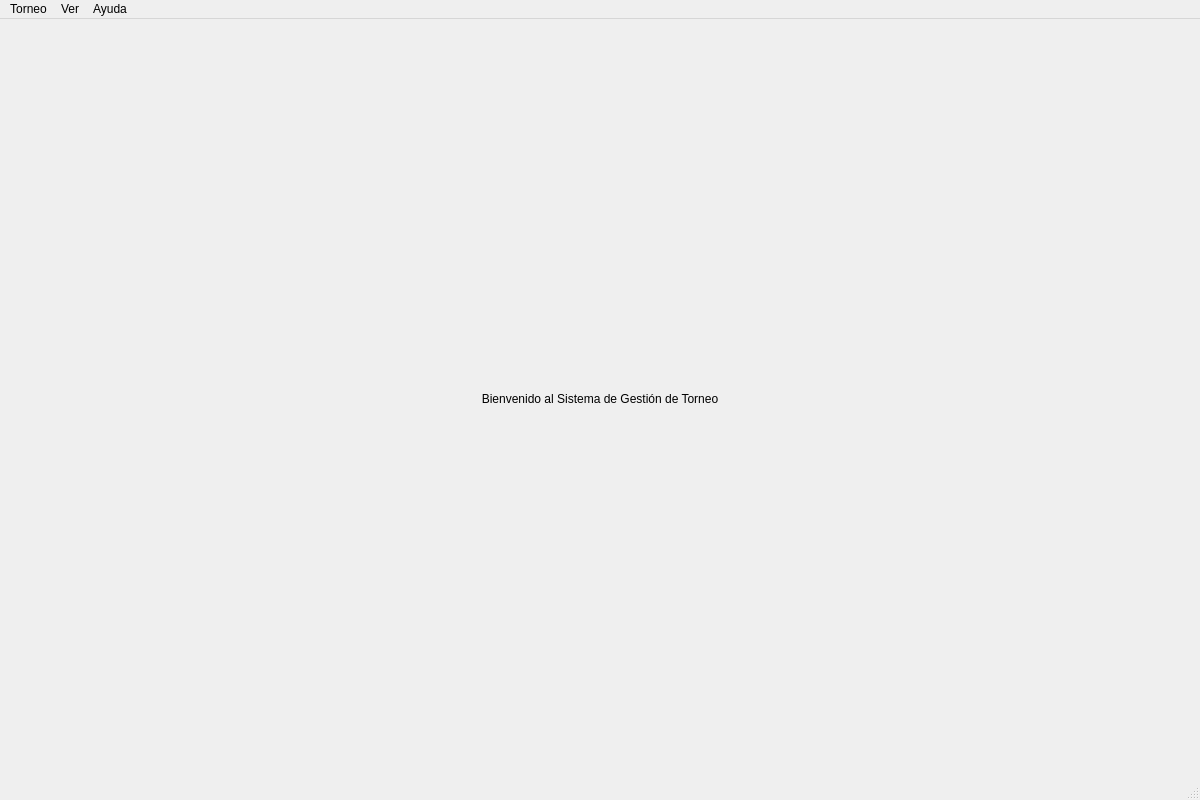
<?xml version="1.0" encoding="UTF-8"?>
<ui version="4.0">
 <class>MainWindow</class>
 <widget class="QMainWindow" name="MainWindow">
  <property name="geometry">
   <rect>
    <x>0</x>
    <y>0</y>
    <width>1200</width>
    <height>800</height>
   </rect>
  </property>
  <property name="windowTitle">
   <string>Gestión de Torneo de Fútbol</string>
  </property>
  <widget class="QWidget" name="centralwidget">
   <layout class="QVBoxLayout" name="verticalLayout">
    <item>
     <widget class="QStackedWidget" name="stackedWidget">
      <property name="currentIndex">
       <number>0</number>
      </property>
      <widget class="QWidget" name="page_home">
       <layout class="QVBoxLayout" name="verticalLayout_2">
        <item>
         <widget class="QLabel" name="labelTitle">
          <property name="text">
           <string>Bienvenido al Sistema de Gestión de Torneo</string>
          </property>
          <property name="alignment">
           <set>Qt::AlignCenter</set>
          </property>
         </widget>
        </item>
       </layout>
      </widget>
      <widget class="QWidget" name="page_teams"/>
      <widget class="QWidget" name="page_participants"/>
      <widget class="QWidget" name="page_matches"/>
      <widget class="QWidget" name="page_bracket"/>
      <widget class="QWidget" name="page_credits"/>
      <widget class="QWidget" name="page_help"/>
     </widget>
    </item>
   </layout>
  </widget>
  <widget class="QMenuBar" name="menubar">
   <property name="geometry">
    <rect>
     <x>0</x>
     <y>0</y>
     <width>1200</width>
     <height>21</height>
    </rect>
   </property>
   <widget class="QMenu" name="menuTorneo">
    <property name="title">
     <string>Torneo</string>
    </property>
    <addaction name="actionNuevoTorneo"/>
    <addaction name="actionSalir"/>
   </widget>
   <widget class="QMenu" name="menuVer">
    <property name="title">
     <string>Ver</string>
    </property>
    <addaction name="actionTemaClaro"/>
    <addaction name="actionTemaOscuro"/>
   </widget>
   <widget class="QMenu" name="menuAyuda">
    <property name="title">
     <string>Ayuda</string>
    </property>
    <addaction name="actionAcercaDe"/>
    <addaction name="actionManualUsuario"/>
   </widget>
   <addaction name="menuTorneo"/>
   <addaction name="menuVer"/>
   <addaction name="menuAyuda"/>
  </widget>
  <widget class="QStatusBar" name="statusbar"/>
  <action name="actionNuevoTorneo">
   <property name="text">
    <string>Nuevo Torneo</string>
   </property>
  </action>
  <action name="actionSalir">
   <property name="text">
    <string>Salir</string>
   </property>
  </action>
  <action name="actionTemaClaro">
   <property name="text">
    <string>Tema Claro</string>
   </property>
  </action>
  <action name="actionTemaOscuro">
   <property name="text">
    <string>Tema Oscuro</string>
   </property>
  </action>
  <action name="actionAcercaDe">
   <property name="text">
    <string>Acerca de</string>
   </property>
  </action>
  <action name="actionManualUsuario">
   <property name="text">
    <string>Manual de Usuario</string>
   </property>
  </action>
 </widget>
 <resources/>
 <connections/>
</ui>
